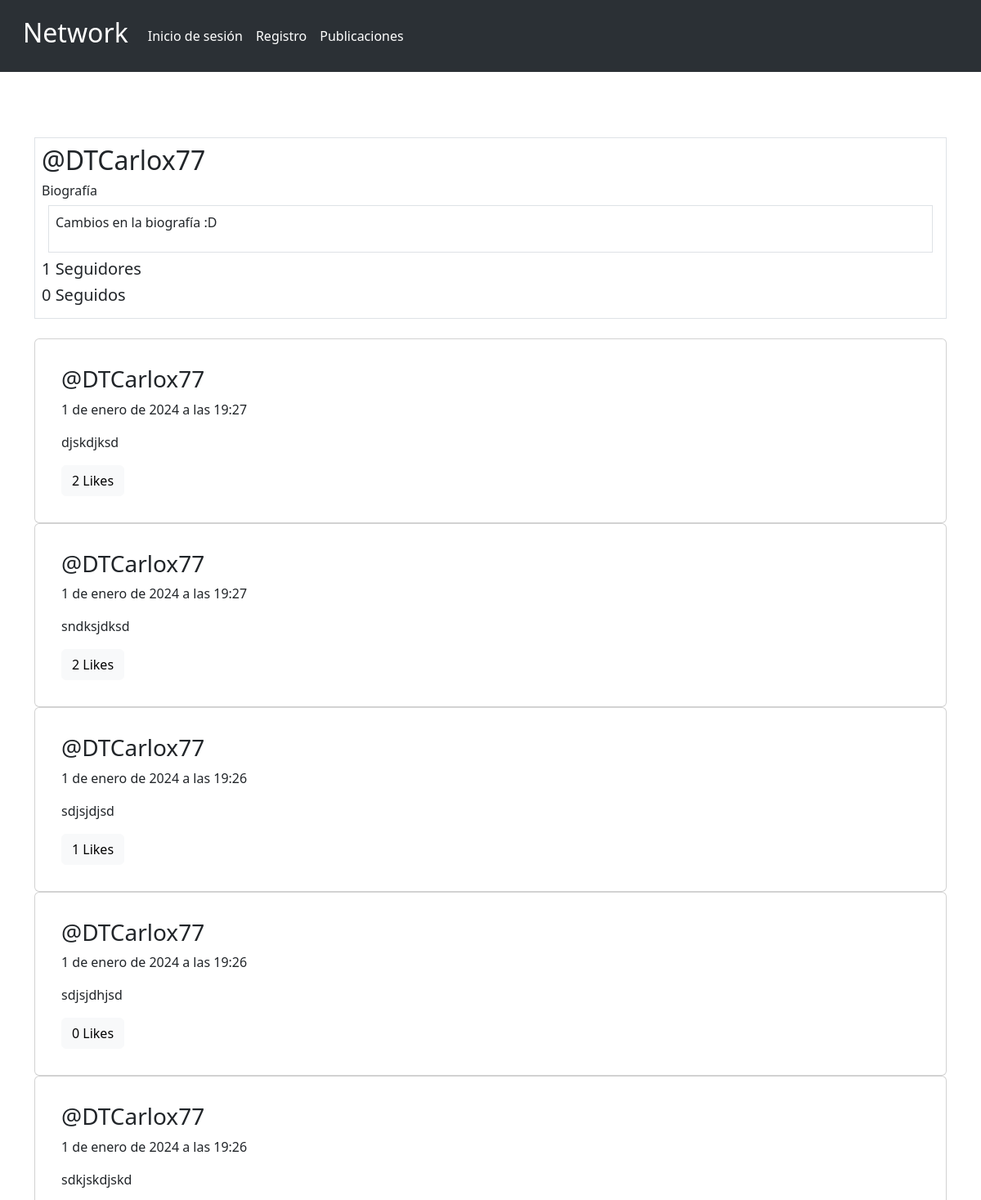
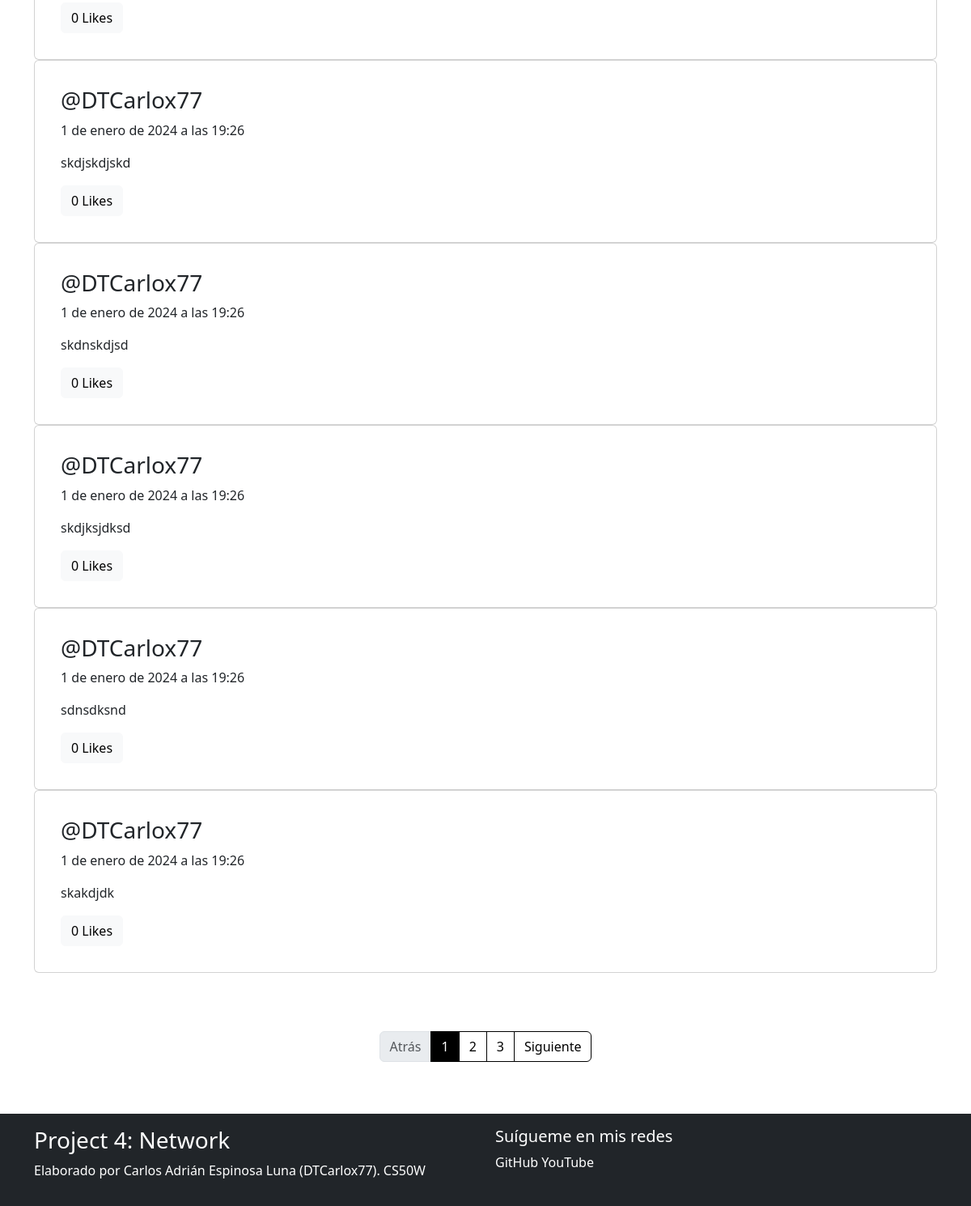
Page /profile/DTCarlox77/ on the earlier database version (2 pictures, top to bottom).
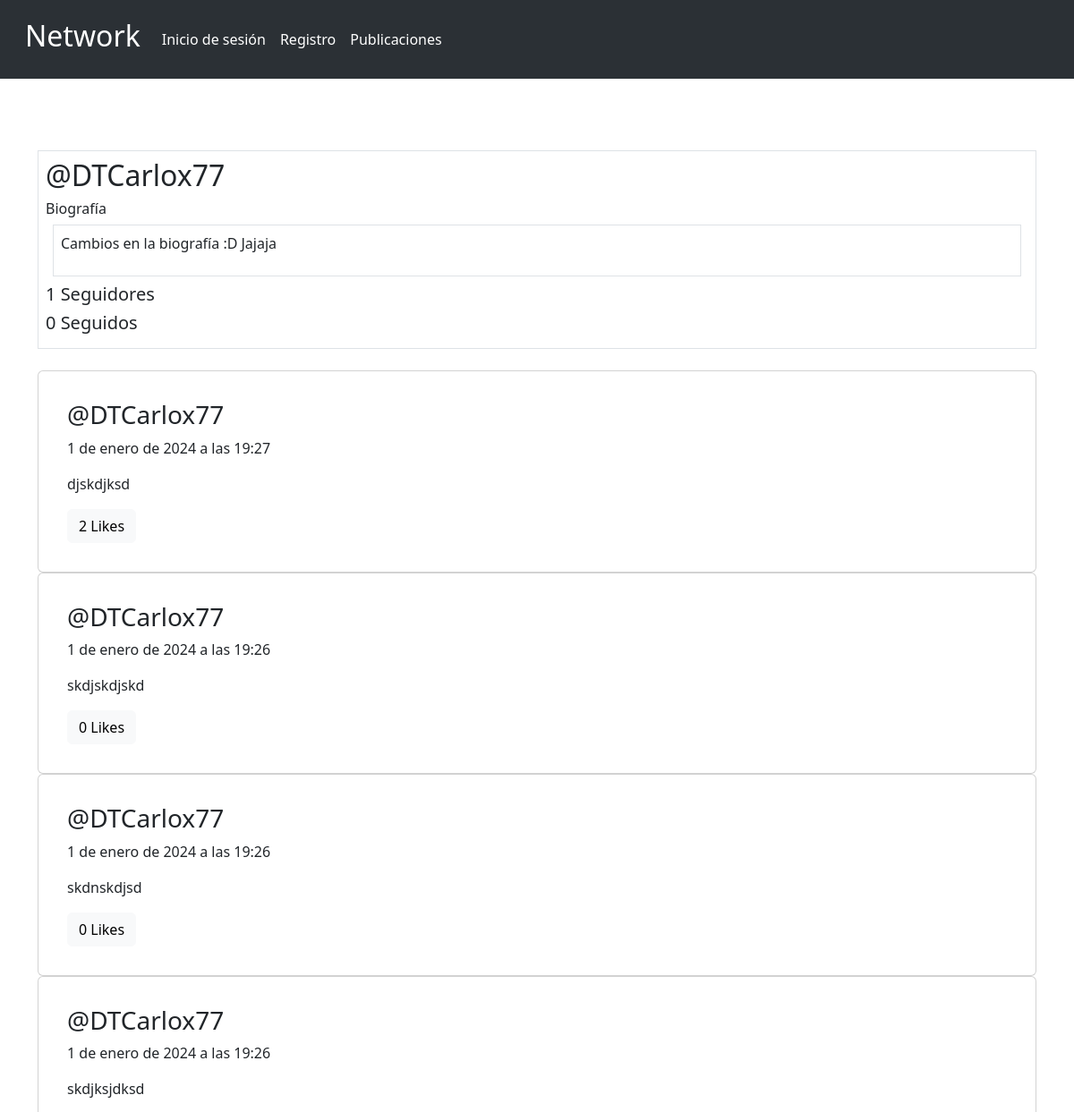
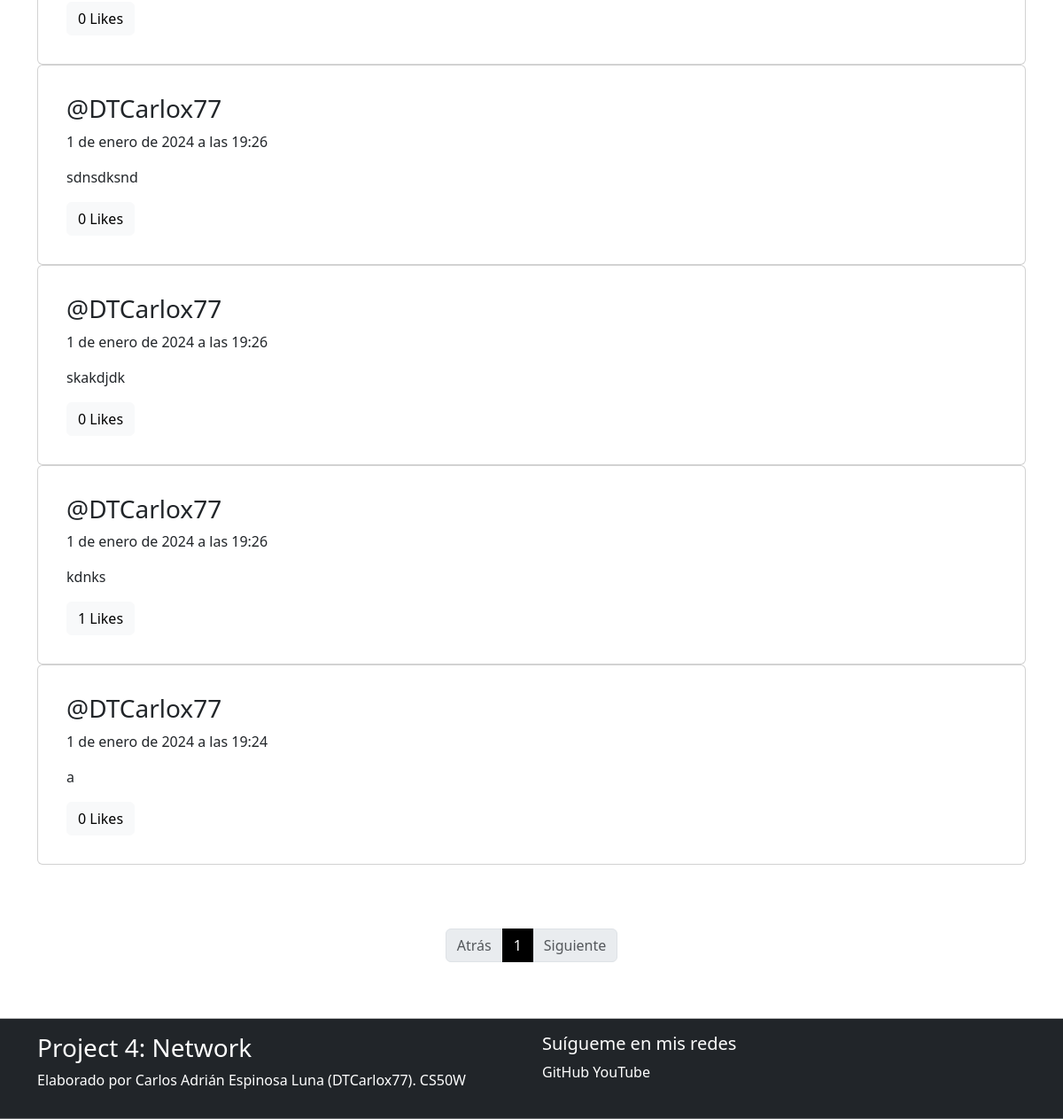
Same page on the later database version (2 pictures, top to bottom).
### network/models.py (models this page shows, shortened)
class CustomUser(AbstractUser):
    correo = models.EmailField(unique=True)
    name = models.CharField(max_length=40)
    lastname = models.CharField(max_length=40)
    biografia = models.TextField(blank=True)
    def __str__(self):
        return self.username

class Post(models.Model):
    autor = models.ForeignKey(CustomUser, on_delete=models.CASCADE)
    contenido = models.TextField()
    fecha = models.DateTimeField(auto_now_add=True)
    likes = models.ManyToManyField(CustomUser, through=Like, related_name='post_likes')

### network/views.py (the view)
# urls.py: path('profile/<str:username>/', profile, name='profile'),
def profile(request, username):
    usuario = get_object_or_404(CustomUser, username=username)
    user_posts = Post.objects.filter(autor=usuario).order_by('-fecha')
    seguidor = None
    paginator = Paginator(user_posts, 10)
    page = request.GET.get('page')
    try:
        page_posts = paginator.page(page)
    except PageNotAnInteger:
        page_posts = paginator.page(1)
    except EmptyPage:
        page_posts = paginator.page(paginator.num_pages)
    seguidores = Seguidor.objects.filter(siguiendo=usuario).count()
    siguiendo = Seguidor.objects.filter(seguidor=usuario).count()
    if request.user.is_authenticated:
        seguidor = Seguidor.objects.filter(seguidor=request.user, siguiendo=usuario).exists()
    if request.method == 'POST':
        nueva_biografia = request.POST.get('biografia')
        if nueva_biografia is not None:
            usuario.biografia = nueva_biografia
            usuario.save()
    return render(request, 'profile.html', {
        'page_posts': page_posts,
        'perfil': 'propio' if str(username) == str(request.user) else None,
        'username': usuario,
        'seguidores': seguidores,
        'siguiendo': siguiendo,
        'seguidor': seguidor
    })

### network/templates/profile.html (shortened to what the changed rows need)
{% extends "layouts/base.html" %}
{% block content %}
{% if perfil == 'propio' %}
    <div class="container border mt-4 mb-4 p-2">
        <h2>@{{ username.username }}</h2>
        <h4>{{ username.name }} {{ username.lastname }}</h4>
        <hr>
        <h6 class="ml-5 mt-2">Mi biografía</h6>
        <form action="{% url 'profile' username.username %}" method="POST">
            {% csrf_token %}
            <div class="form-floating mb-3">
                <textarea class="form-control" placeholder="¿Qué tienes en mente?" id="floatingTextarea" value="Prueba" name="biografia">{{ username.biografia }}</textarea>
                <label for="floatingTextarea">Redacta tu biografía</label>
            </div>
            <hr>
            <h5>{{ seguidores }} seguidores</h5>
            <h5>{{ siguiendo }} seguidos</h5>
            <br>
            <button type="submit" class="btn btn-dark">Guardar cambios</button>
        </form>
    </div>
    <h3 class="p-4">Tus posts</h3>
{% else %}
    <div class="container border mt-4 mb-4 p-2">
        <h2>@{{ username.username }}</h2>
        {% if username.biografia %}
            <h6 class="ml-5 mt-2">Biografía</h6>
            <div class="span border m-2 p-2">
                <p>{{ username.biografia }}</p>
            </div>
        {% else %}
            <h6 class="ml-5 mt-2">Biografía</h6>
            <div class="span border m-2 p-2">
                <p>Este usuario no posee una biografía</p>
            </div>
        {% endif %}
        <form method="POST">
            <h5 id="cantidad_seguidores">{{ seguidores }} Seguidores</h5>
            <h5>{{ siguiendo }} Seguidos</h5>
        </form>
    </div>
{% endif %}
{% if page_posts %}
    {% for post in page_posts %}
    <div class="card">
        <div class="card-body m-3">
            <h3 class="card-title">@{{ post.autor }}</h3>
            <p class="card-text">{{ post.fecha }}</p>
            <form method="POST" class="like-form" id="post-{{ post.id }}">
                <p class="card-text" id="content-{{ post.id }}">{{ post.contenido }}</p>
                {% if user.is_authenticated %}
                    {% if request.user in post.likes.all %}
                        <button type="button" class="btn btn-primary btn-dark like_button" data-post-id="{{ post.id }}">
                            {{ post.likes.all.count }} Likes
                        </button>
                    {% else %}
                        <button type="button" class="btn btn-primary btn-light like_button" data-post-id="{{ post.id }}">
                            {{ post.likes.all.count }} Likes
                        </button>
                    {% endif %}
                    {% if perfil == 'propio' %}
                        <button type="button" class="btn btn-light edit_post" data-post-id="{{ post.id }}">Modificar</button>
                        <button type="button" class="btn btn-light delete_post" data-post-id="{{ post.id }}">Eliminar</button>
                    {% endif %}
                {% else %}
                    <a  href="{% url 'login' %}">
                        <button type="button" class="btn btn-primary btn-light">
                            {{ post.likes.all.count }} Likes
                        </button>
                    </a>
                {% endif %}
            </form>
        </div>
    </div>
    {% endfor %}
    <br>
    <div class="d-flex justify-content-center mt-5">
        <nav aria-label="...">
            <ul class="pagination">
                {% for num in page_posts.paginator.page_range %}
                    <li class="page-item {% if num == page_posts.number%}active{% endif %}" aria-current="page">
                        <a class="page-link" href="?page={{ num }}">{{ num }}</a>
                    </li>
                {% endfor %}
                {% if page_posts.has_next %}
                    <li class="page-item">
                        <a class="page-link" href="?page={{ page_posts.next_page_number }}">Siguiente</a>
                    </li>
                {% else %}
                    <li class="page-item disabled">
                        <span class="page-link">Siguiente</span>
                    </li>
                {% endif %}
            </ul>
        </nav>
    </div>
{% else %}
    <div class="container mt-4 border p-4">
        <h2>{% if perfil == 'propio' %}No has hecho publicaciones{% else %}Esta persona no ha hecho publicaciones{% endif %}</h2>
    </div>
{% endif %}
<br>
{% endblock %}

Differences in the rows shown:
removed Post: autor "DTCarlox77", fecha "1 de enero de 2024 a las 19:27", contenido "sndksjdksd", likes.all.count "2"
removed Post: autor "DTCarlox77", fecha "1 de enero de 2024 a las 19:26", contenido "sdjsjdjsd", likes.all.count "1"
removed Post: autor "DTCarlox77", fecha "1 de enero de 2024 a las 19:26", contenido "sdjsjdhjsd", likes.all.count "0"
removed Post: autor "DTCarlox77", fecha "1 de enero de 2024 a las 19:26", contenido "sdkjskdjskd", likes.all.count "0"
changed CustomUser "DTCarlox77": biografia "Cambios en la biografía :D" → "Cambios en la biografía :D Jajaja"
now on this page (row unchanged): Post: autor "DTCarlox77", fecha "1 de enero de 2024 a las 19:26", contenido "kdnks", likes.all.count "1"
now on this page (row unchanged): Post: autor "DTCarlox77", fecha "1 de enero de 2024 a las 19:24", contenido "a", likes.all.count "0"
Other differences:
list line gone: "2"
list line gone: "3"
